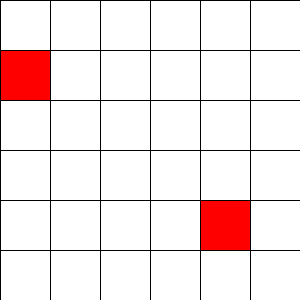
Frame 1 (no input)
Frame 60 (the mouse pressed at the canvas centre just before this capture): identical to frame 1, image omitted
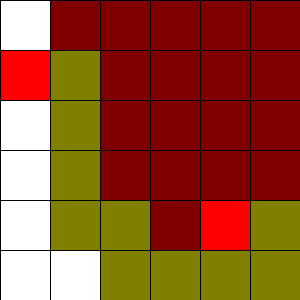
Frame 120 (the mouse held since frame 60 and released just before this capture)

The Processing sketch that drew these frames (run headless with seeded random() and noise(); from frame 60 on, the mouse is pressed at the canvas centre):

// Processing sketch: step08_3_line_line_loop_far_neighbor_touch_touch
// ── step08_3_line_line_loop_far_neighbor_touch_touch.pde
//Q:如何利用資料結構,進行search搜尋
int [][]card={
  {0,0,0,0,0,0},
  {1,0,0,0,0,0},
  {0,0,0,0,0,0},
  {0,0,0,0,0,0},
  {0,0,0,0,1,0},
  {0,0,0,0,0,0}
};
void setup(){
  size(300,300);
}
int firstI=4, firstJ=4, secondI=1, secondJ=0;
void draw(){
  for(int i=0; i<6; i++){
    for(int j=0; j<6; j++){
      if(card[i][j]==0) fill(255);
      else if(card[i][j]==1) fill(255,0,0);
      else if(card[i][j]==2) fill(128,0,0);
      else if(card[i][j]==3) fill(128,128,0);
      rect(j*50, i*50, 50, 50);
    }
  }
}
void mousePressed(){
  for(int k=1; k<13; k++){
    println("======"+k);
    if(touch(firstI, firstJ+1, k)==1) break;//background(255,0,0);
    if(touch(firstI-1, firstJ, k)==1) break;//background(255,0,0);
    if(touch(firstI+1, firstJ, k)==1) break;//background(255,0,0);
    if(touch(firstI, firstJ-1, k)==1) break;//background(255,0,0);
    clear2();
  }
  //clear2();
}
void clear2(){
  for(int i=0; i<6; i++){
    for(int j=0; j<6; j++){
      if(card[i][j]==2) card[i][j]=0;
    }
  }  
}
int touch(int i, int j, int depth){
  if(depth<=0) return 0;
  println("i"+i +" j"+j + " detph"+depth);
  if(i>=0 && i<6 && j>=0 && j<6){//還在陣列範圍內的格子
    if( i==secondI && j==secondJ ){
      return 1;//got answer!!!!
    }else if(card[i][j]!=0) return 0;//not ok!!!
    else card[i][j]=2;
  }else return 0;//not ok!!!
  
  if(touch(i,j+1, depth-1)==1) {card[i][j]=3; return 1; }
  if(touch(i-1,j, depth-1)==1) {card[i][j]=3; return 1; }
  if(touch(i+1,j, depth-1)==1) {card[i][j]=3; return 1; }
  if(touch(i,j-1, depth-1)==1) {card[i][j]=3; return 1; }
  return 0;
}
